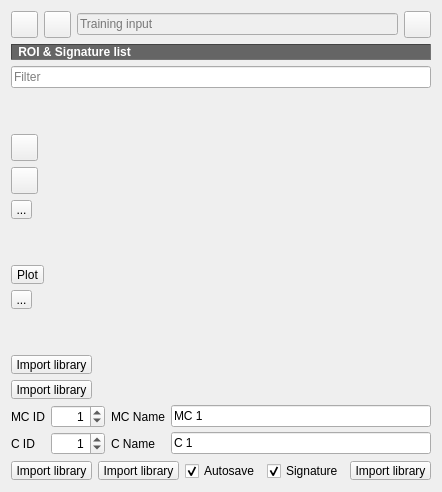
      <widget class="QWidget" name="tab_2">
       <property name="sizePolicy">
        <sizepolicy hsizetype="Minimum" vsizetype="Preferred">
         <horstretch>0</horstretch>
         <verstretch>0</verstretch>
        </sizepolicy>
       </property>
       <attribute name="icon">
        <iconset resource="resources.qrc">
         <normaloff>scp_icons:semiautomaticclassificationplugin_training_input.svg</normaloff>scp_icons:semiautomaticclassificationplugin_training_input.svg</iconset>
       </attribute>
       <attribute name="title">
        <string>Training input</string>
       </attribute>
       <layout class="QGridLayout" name="gridLayout_7">
        <item row="0" column="0">
         <layout class="QVBoxLayout" name="verticalLayout_2">
          <item>
           <layout class="QGridLayout" name="gridLayout_19">
            <item row="0" column="1">
             <widget class="QToolButton" name="button_new_input">
              <property name="toolTip">
               <string>&lt;html&gt;&lt;head/&gt;&lt;body&gt;&lt;p&gt;&lt;span &gt;Create a new training input&lt;/span&gt;&lt;/p&gt;&lt;/body&gt;&lt;/html&gt;</string>
              </property>
              <property name="styleSheet">
               <string notr="true">margin: 0px;padding: 0px;</string>
              </property>
              <property name="icon">
               <iconset resource="resources.qrc">
                <normaloff>scp_icons:semiautomaticclassificationplugin_new_file.svg</normaloff>scp_icons:semiautomaticclassificationplugin_new_file.svg</iconset>
              </property>
              <property name="iconSize">
               <size>
                <width>22</width>
                <height>22</height>
               </size>
              </property>
             </widget>
            </item>
            <item row="0" column="2">
             <widget class="QLineEdit" name="trainingFile_lineEdit">
              <property name="enabled">
               <bool>false</bool>
              </property>
              <property name="toolTip">
               <string>&lt;html&gt;&lt;head/&gt;&lt;body&gt;&lt;p&gt;Input file path&lt;/p&gt;&lt;/body&gt;&lt;/html&gt;</string>
              </property>
              <property name="placeholderText">
               <string>Training input</string>
              </property>
             </widget>
            </item>
            <item row="0" column="0">
             <widget class="QToolButton" name="trainingFile_toolButton">
              <property name="toolTip">
               <string>&lt;html&gt;&lt;head/&gt;&lt;body&gt;&lt;p&gt;&lt;span &gt;Open a training input&lt;/span&gt;&lt;/p&gt;&lt;/body&gt;&lt;/html&gt;</string>
              </property>
              <property name="styleSheet">
               <string notr="true">margin: 0px;padding: 0px;</string>
              </property>
              <property name="icon">
               <iconset resource="resources.qrc">
                <normaloff>scp_icons:semiautomaticclassificationplugin_open_file.svg</normaloff>scp_icons:semiautomaticclassificationplugin_open_file.svg</iconset>
              </property>
              <property name="iconSize">
               <size>
                <width>22</width>
                <height>22</height>
               </size>
              </property>
             </widget>
            </item>
            <item row="0" column="3">
             <widget class="QToolButton" name="button_reset_input">
              <property name="toolTip">
               <string>&lt;html&gt;&lt;head/&gt;&lt;body&gt;&lt;p&gt;Remove training input&lt;/p&gt;&lt;/body&gt;&lt;/html&gt;</string>
              </property>
              <property name="styleSheet">
               <string notr="true">margin: 0px;padding: 0px;</string>
              </property>
              <property name="icon">
               <iconset resource="resources.qrc">
                <normaloff>scp_icons:semiautomaticclassificationplugin_reset.svg</normaloff>scp_icons:semiautomaticclassificationplugin_reset.svg</iconset>
              </property>
              <property name="iconSize">
               <size>
                <width>22</width>
                <height>22</height>
               </size>
              </property>
             </widget>
            </item>
           </layout>
          </item>
          <item>
           <widget class="QLabel" name="label_48">
            <property name="font">
             <font>
              <weight>75</weight>
              <italic>false</italic>
              <bold>true</bold>
             </font>
            </property>
            <property name="styleSheet">
             <string notr="true">background-color : #656565; color : white; font: bold;</string>
            </property>
            <property name="frameShape">
             <enum>QFrame::Panel</enum>
            </property>
            <property name="frameShadow">
             <enum>QFrame::Sunken</enum>
            </property>
            <property name="text">
             <string> ROI &amp; Signature list</string>
            </property>
            <property name="alignment">
             <set>Qt::AlignLeading|Qt::AlignLeft|Qt::AlignVCenter</set>
            </property>
           </widget>
          </item>
          <item>
           <layout class="QGridLayout" name="gridLayout">
            <item row="1" column="0">
             <layout class="QVBoxLayout" name="verticalLayout_4">
              <item>
               <spacer name="verticalSpacer">
                <property name="orientation">
                 <enum>Qt::Vertical</enum>
                </property>
                <property name="sizeHint" stdset="0">
                 <size>
                  <width>20</width>
                  <height>40</height>
                 </size>
                </property>
               </spacer>
              </item>
              <item>
               <widget class="QToolButton" name="merge_signature_toolButton">
                <property name="toolTip">
                 <string>&lt;html&gt;&lt;head/&gt;&lt;body&gt;&lt;p &gt;Merge highlighted spectral signatures obtaining the average signature&lt;/p&gt;&lt;/body&gt;&lt;/html&gt;</string>
                </property>
                <property name="styleSheet">
                 <string notr="true">margin: 0px;padding: 0px;</string>
                </property>
                <property name="text">
                 <string/>
                </property>
                <property name="icon">
                 <iconset resource="resources.qrc">
                  <normaloff>scp_icons:semiautomaticclassificationplugin_merge_sign_tool.svg</normaloff>scp_icons:semiautomaticclassificationplugin_merge_sign_tool.svg</iconset>
                </property>
                <property name="iconSize">
                 <size>
                  <width>22</width>
                  <height>22</height>
                 </size>
                </property>
               </widget>
              </item>
              <item>
               <widget class="QToolButton" name="calculate_signature_toolButton">
                <property name="toolTip">
                 <string>&lt;html&gt;&lt;head/&gt;&lt;body&gt;&lt;p&gt;Calculate signatures for highlighted items&lt;/p&gt;&lt;/body&gt;&lt;/html&gt;</string>
                </property>
                <property name="styleSheet">
                 <string notr="true">margin: 0px;padding: 0px;</string>
                </property>
                <property name="text">
                 <string/>
                </property>
                <property name="icon">
                 <iconset resource="resources.qrc">
                  <normaloff>scp_icons:semiautomaticclassificationplugin_add_sign_tool.svg</normaloff>scp_icons:semiautomaticclassificationplugin_add_sign_tool.svg</iconset>
                </property>
                <property name="iconSize">
                 <size>
                  <width>22</width>
                  <height>22</height>
                 </size>
                </property>
               </widget>
              </item>
              <item>
               <widget class="QToolButton" name="delete_Signature_Button">
                <property name="toolTip">
                 <string>&lt;html&gt;&lt;head/&gt;&lt;body&gt;&lt;p&gt;Delete highlighted items&lt;/p&gt;&lt;/body&gt;&lt;/html&gt;</string>
                </property>
                <property name="styleSheet">
                 <string notr="true">margin: 0px;padding: 0px;</string>
                </property>
                <property name="text">
                 <string>...</string>
                </property>
                <property name="icon">
                 <iconset resource="resources.qrc">
                  <normaloff>scp_icons:semiautomaticclassificationplugin_delete_signature.svg</normaloff>scp_icons:semiautomaticclassificationplugin_delete_signature.svg</iconset>
                </property>
                <property name="iconSize">
                 <size>
                  <width>22</width>
                  <height>22</height>
                 </size>
                </property>
               </widget>
              </item>
              <item>
               <spacer name="verticalSpacer_3">
                <property name="orientation">
                 <enum>Qt::Vertical</enum>
                </property>
                <property name="sizeHint" stdset="0">
                 <size>
                  <width>20</width>
                  <height>40</height>
                 </size>
                </property>
               </spacer>
              </item>
              <item>
               <widget class="QToolButton" name="signature_spectral_plot_toolButton">
                <property name="toolTip">
                 <string>&lt;html&gt;&lt;head/&gt;&lt;body&gt;&lt;p &gt;Add highlighted signatures to spectral signature plot&lt;/p&gt;&lt;/body&gt;&lt;/html&gt;</string>
                </property>
                <property name="styleSheet">
                 <string notr="true">margin: 0px;padding: 0px;</string>
                </property>
                <property name="text">
                 <string>Plot</string>
                </property>
                <property name="icon">
                 <iconset resource="resources.qrc">
                  <normaloff>scp_icons:semiautomaticclassificationplugin_sign_tool.svg</normaloff>scp_icons:semiautomaticclassificationplugin_sign_tool.svg</iconset>
                </property>
                <property name="iconSize">
                 <size>
                  <width>22</width>
                  <height>22</height>
                 </size>
                </property>
               </widget>
              </item>
              <item>
               <widget class="QToolButton" name="scatterPlot_toolButton">
                <property name="toolTip">
                 <string>&lt;html&gt;&lt;head/&gt;&lt;body&gt;&lt;p&gt;Add highlighted items to scatter plot&lt;/p&gt;&lt;/body&gt;&lt;/html&gt;</string>
                </property>
                <property name="styleSheet">
                 <string notr="true">margin: 0px;padding: 0px;</string>
                </property>
                <property name="text">
                 <string>...</string>
                </property>
                <property name="icon">
                 <iconset resource="resources.qrc">
                  <normaloff>scp_icons:semiautomaticclassificationplugin_scatter_tool.svg</normaloff>scp_icons:semiautomaticclassificationplugin_scatter_tool.svg</iconset>
                </property>
                <property name="iconSize">
                 <size>
                  <width>22</width>
                  <height>22</height>
                 </size>
                </property>
               </widget>
              </item>
              <item>
               <spacer name="verticalSpacer_7">
                <property name="orientation">
                 <enum>Qt::Vertical</enum>
                </property>
                <property name="sizeHint" stdset="0">
                 <size>
                  <width>20</width>
                  <height>40</height>
                 </size>
                </property>
               </spacer>
              </item>
              <item>
               <widget class="QToolButton" name="import_library_toolButton">
                <property name="toolTip">
                 <string>&lt;html&gt;&lt;head/&gt;&lt;body&gt;&lt;p&gt;Import spectral signatures &lt;/p&gt;&lt;/body&gt;&lt;/html&gt;</string>
                </property>
                <property name="styleSheet">
                 <string notr="true">margin: 0px;padding: 0px;</string>
                </property>
                <property name="text">
                 <string>Import library</string>
                </property>
                <property name="icon">
                 <iconset resource="resources.qrc">
                  <normaloff>scp_icons:semiautomaticclassificationplugin_import_spectral_library.svg</normaloff>scp_icons:semiautomaticclassificationplugin_import_spectral_library.svg</iconset>
                </property>
                <property name="iconSize">
                 <size>
                  <width>22</width>
                  <height>22</height>
                 </size>
                </property>
               </widget>
              </item>
              <item>
               <widget class="QToolButton" name="export_signature_list_toolButton">
                <property name="toolTip">
                 <string>&lt;html&gt;&lt;head/&gt;&lt;body&gt;&lt;p &gt;Export highlighted spectral signatures&lt;/p&gt;&lt;/body&gt;&lt;/html&gt;
</string>
                </property>
                <property name="styleSheet">
                 <string notr="true">margin: 0px;padding: 0px;</string>
                </property>
                <property name="text">
                 <string>Import library</string>
                </property>
                <property name="icon">
                 <iconset resource="resources.qrc">
                  <normaloff>scp_icons:semiautomaticclassificationplugin_export_spectral_library.svg</normaloff>scp_icons:semiautomaticclassificationplugin_export_spectral_library.svg</iconset>
                </property>
                <property name="iconSize">
                 <size>
                  <width>22</width>
                  <height>22</height>
                 </size>
                </property>
               </widget>
              </item>
             </layout>
            </item>
            <item row="0" column="0" colspan="2">
             <widget class="QLineEdit" name="ROI_filter_lineEdit">
              <property name="toolTip">
               <string>&lt;html&gt;&lt;head/&gt;&lt;body&gt;&lt;p&gt;Filter&lt;/p&gt;&lt;/body&gt;&lt;/html&gt;</string>
              </property>
              <property name="placeholderText">
               <string>Filter</string>
              </property>
             </widget>
            </item>
           </layout>
          </item>
          <item>
           <layout class="QGridLayout" name="gridLayout_27">
            <property name="verticalSpacing">
             <number>4</number>
            </property>
            <item row="1" column="3">
             <widget class="QLabel" name="label_41">
              <property name="sizePolicy">
               <sizepolicy hsizetype="Minimum" vsizetype="Preferred">
                <horstretch>0</horstretch>
                <verstretch>0</verstretch>
               </sizepolicy>
              </property>
              <property name="text">
               <string>C Name</string>
              </property>
             </widget>
            </item>
            <item row="0" column="1" colspan="2">
             <widget class="QSpinBox" name="ROI_Macroclass_ID_spin">
              <property name="maximumSize">
               <size>
                <width>100</width>
                <height>16777215</height>
               </size>
              </property>
              <property name="toolTip">
               <string>&lt;html&gt;&lt;head/&gt;&lt;body&gt;&lt;p&gt;The macroclass ID of the ROI signature&lt;/p&gt;&lt;/body&gt;&lt;/html&gt;</string>
              </property>
              <property name="alignment">
               <set>Qt::AlignRight|Qt::AlignTrailing|Qt::AlignVCenter</set>
              </property>
              <property name="minimum">
               <number>0</number>
              </property>
              <property name="maximum">
               <number>9999</number>
              </property>
              <property name="value">
               <number>1</number>
              </property>
             </widget>
            </item>
            <item row="1" column="0">
             <widget class="QLabel" name="label_42">
              <property name="sizePolicy">
               <sizepolicy hsizetype="Minimum" vsizetype="Preferred">
                <horstretch>0</horstretch>
                <verstretch>0</verstretch>
               </sizepolicy>
              </property>
              <property name="maximumSize">
               <size>
                <width>89</width>
                <height>16777215</height>
               </size>
              </property>
              <property name="text">
               <string>C ID</string>
              </property>
             </widget>
            </item>
            <item row="0" column="3">
             <widget class="QLabel" name="label_45">
              <property name="sizePolicy">
               <sizepolicy hsizetype="Minimum" vsizetype="Preferred">
                <horstretch>0</horstretch>
                <verstretch>0</verstretch>
               </sizepolicy>
              </property>
              <property name="text">
               <string>MC Name</string>
              </property>
             </widget>
            </item>
            <item row="0" column="0">
             <widget class="QLabel" name="label_44">
              <property name="sizePolicy">
               <sizepolicy hsizetype="Minimum" vsizetype="Preferred">
                <horstretch>0</horstretch>
                <verstretch>0</verstretch>
               </sizepolicy>
              </property>
              <property name="maximumSize">
               <size>
                <width>90</width>
                <height>16777215</height>
               </size>
              </property>
              <property name="text">
               <string>MC ID</string>
              </property>
             </widget>
            </item>
            <item row="1" column="1" colspan="2">
             <widget class="QSpinBox" name="ROI_ID_spin">
              <property name="maximumSize">
               <size>
                <width>100</width>
                <height>16777215</height>
               </size>
              </property>
              <property name="toolTip">
               <string>&lt;html&gt;&lt;head/&gt;&lt;body&gt;&lt;p&gt;The class ID of the ROI signature&lt;/p&gt;&lt;/body&gt;&lt;/html&gt;</string>
              </property>
              <property name="alignment">
               <set>Qt::AlignRight|Qt::AlignTrailing|Qt::AlignVCenter</set>
              </property>
              <property name="minimum">
               <number>0</number>
              </property>
              <property name="maximum">
               <number>9999</number>
              </property>
              <property name="value">
               <number>1</number>
              </property>
             </widget>
            </item>
            <item row="1" column="4">
             <widget class="QLineEdit" name="ROI_Class_line">
              <property name="toolTip">
               <string>&lt;html&gt;&lt;head/&gt;&lt;body&gt;&lt;p&gt;The class name of the ROI signature&lt;/p&gt;&lt;/body&gt;&lt;/html&gt;</string>
              </property>
              <property name="text">
               <string>C 1</string>
              </property>
              <property name="maxLength">
               <number>80</number>
              </property>
             </widget>
            </item>
            <item row="0" column="4">
             <widget class="QLineEdit" name="ROI_Macroclass_line">
              <property name="toolTip">
               <string>&lt;html&gt;&lt;head/&gt;&lt;body&gt;&lt;p&gt;The macroclass name of the ROI signature&lt;/p&gt;&lt;/body&gt;&lt;/html&gt;</string>
              </property>
              <property name="text">
               <string>MC 1</string>
              </property>
              <property name="maxLength">
               <number>80</number>
              </property>
             </widget>
            </item>
           </layout>
          </item>
          <item>
           <layout class="QHBoxLayout" name="horizontalLayout">
            <item>
             <widget class="QToolButton" name="undo_save_Button">
              <property name="toolTip">
               <string>&lt;html&gt;&lt;head/&gt;&lt;body&gt;&lt;p &gt;Undo ROI save&lt;/p&gt;&lt;/body&gt;&lt;/html&gt;</string>
              </property>
              <property name="styleSheet">
               <string notr="true">margin: 0px;padding: 0px;</string>
              </property>
              <property name="text">
               <string>Import library</string>
              </property>
              <property name="icon">
               <iconset resource="resources.qrc">
                <normaloff>scp_icons:semiautomaticclassificationplugin_undo_save_roi.svg</normaloff>scp_icons:semiautomaticclassificationplugin_undo_save_roi.svg</iconset>
              </property>
              <property name="iconSize">
               <size>
                <width>22</width>
                <height>22</height>
               </size>
              </property>
             </widget>
            </item>
            <item>
             <widget class="QToolButton" name="redo_save_Button">
              <property name="toolTip">
               <string>&lt;html&gt;&lt;head/&gt;&lt;body&gt;&lt;p&gt;Redo ROI save&lt;/p&gt;&lt;/body&gt;&lt;/html&gt;</string>
              </property>
              <property name="styleSheet">
               <string notr="true">margin: 0px;padding: 0px;</string>
              </property>
              <property name="text">
               <string>Import library</string>
              </property>
              <property name="icon">
               <iconset resource="resources.qrc">
                <normaloff>scp_icons:semiautomaticclassificationplugin_redo_save_roi.svg</normaloff>scp_icons:semiautomaticclassificationplugin_redo_save_roi.svg</iconset>
              </property>
              <property name="iconSize">
               <size>
                <width>22</width>
                <height>22</height>
               </size>
              </property>
             </widget>
            </item>
            <item>
             <spacer name="horizontalSpacer">
              <property name="orientation">
               <enum>Qt::Horizontal</enum>
              </property>
              <property name="sizeHint" stdset="0">
               <size>
                <width>0</width>
                <height>0</height>
               </size>
              </property>
             </spacer>
            </item>
            <item>
             <widget class="QCheckBox" name="save_input_checkBox">
              <property name="toolTip">
               <string>&lt;html&gt;&lt;head/&gt;&lt;body&gt;&lt;p&gt;Automatically save training input when a ROI is saved in it&lt;/p&gt;&lt;/body&gt;&lt;/html&gt;</string>
              </property>
              <property name="text">
               <string>Autosave</string>
              </property>
              <property name="checked">
               <bool>true</bool>
              </property>
             </widget>
            </item>
            <item>
             <widget class="QCheckBox" name="signature_checkBox">
              <property name="sizePolicy">
               <sizepolicy hsizetype="Maximum" vsizetype="Fixed">
                <horstretch>0</horstretch>
                <verstretch>0</verstretch>
               </sizepolicy>
              </property>
              <property name="toolTip">
               <string>&lt;html&gt;&lt;head/&gt;&lt;body&gt;&lt;p&gt;Add ROI spectral signature to signature list&lt;/p&gt;&lt;/body&gt;&lt;/html&gt;</string>
              </property>
              <property name="text">
               <string>Signature</string>
              </property>
              <property name="checked">
               <bool>true</bool>
              </property>
             </widget>
            </item>
            <item>
             <widget class="QToolButton" name="button_Save_ROI">
              <property name="toolTip">
               <string>&lt;html&gt;&lt;head/&gt;&lt;body&gt;&lt;p &gt;Save temporary ROI to training input&lt;/p&gt;&lt;/body&gt;&lt;/html&gt;</string>
              </property>
              <property name="styleSheet">
               <string notr="true">margin: 0px;padding: 0px;</string>
              </property>
              <property name="text">
               <string>Import library</string>
              </property>
              <property name="icon">
               <iconset resource="resources.qrc">
                <normaloff>scp_icons:semiautomaticclassificationplugin_save_roi.svg</normaloff>scp_icons:semiautomaticclassificationplugin_save_roi.svg</iconset>
              </property>
              <property name="iconSize">
               <size>
                <width>22</width>
                <height>22</height>
               </size>
              </property>
             </widget>
            </item>
           </layout>
          </item>
         </layout>
        </item>
       </layout>
      </widget>
